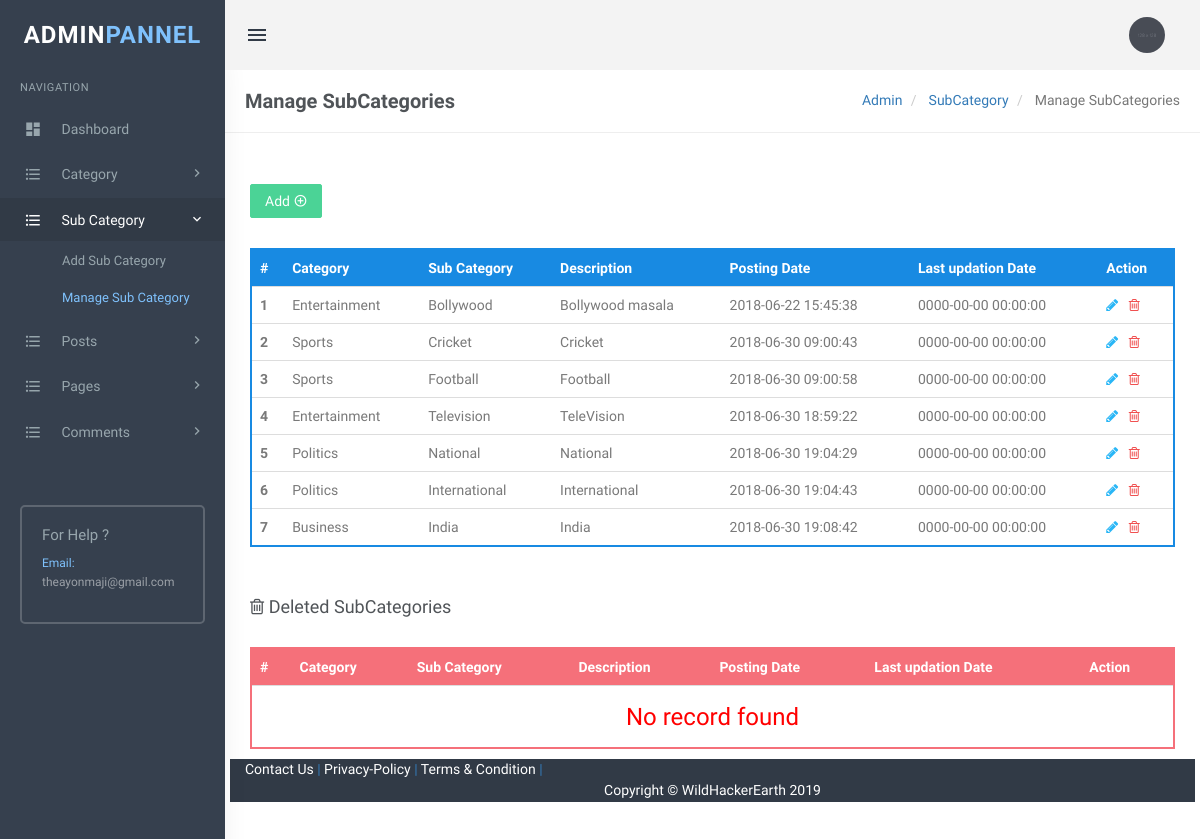
Page /admin/manage-subcategories.php (signed in) on the earlier database version.
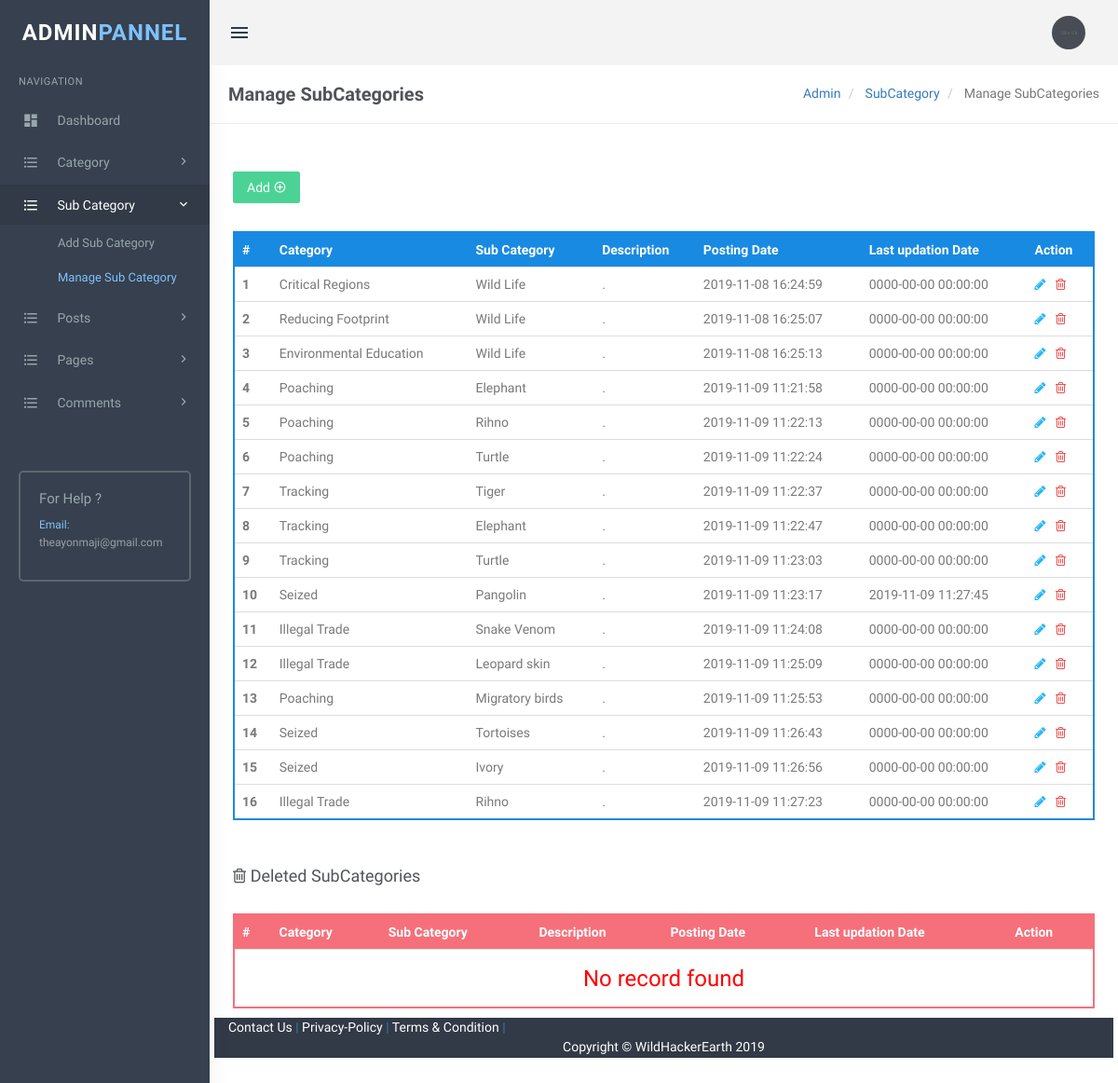
Same page on the later database version.
### tables this page shows
CREATE TABLE `tblsubcategory` (
  `SubCategoryId` int(11) NOT NULL,
  `CategoryId` int(11) DEFAULT NULL,
  `Subcategory` varchar(255) DEFAULT NULL,
  `SubCatDescription` mediumtext,
  `PostingDate` timestamp NOT NULL DEFAULT CURRENT_TIMESTAMP,
  `UpdationDate` timestamp NULL DEFAULT '0000-00-00 00:00:00' ON UPDATE CURRENT_TIMESTAMP,
  `Is_Active` int(1) DEFAULT NULL
);

CREATE TABLE `tblcategory` (
  `id` int(11) NOT NULL,
  `CategoryName` varchar(200) DEFAULT NULL,
  `Description` mediumtext,
  `PostingDate` timestamp NULL DEFAULT CURRENT_TIMESTAMP,
  `UpdationDate` timestamp NULL DEFAULT '0000-00-00 00:00:00' ON UPDATE CURRENT_TIMESTAMP,
  `Is_Active` int(1) DEFAULT NULL
);

### admin/manage-subcategories.php (the view, shortened to what the changed rows need)
<?php
include('includes/config.php');
if(strlen($_SESSION['login'])==0)
  {
header('location:index.php');
}
else{
?>
<!DOCTYPE html>
<html lang="en">
    <head>
        <link href="assets/css/bootstrap.min.css" rel="stylesheet" type="text/css" />
        <link href="assets/css/core.css" rel="stylesheet" type="text/css" />
        <link href="assets/css/components.css" rel="stylesheet" type="text/css" />
        <link href="assets/css/icons.css" rel="stylesheet" type="text/css" />
        <link href="assets/css/pages.css" rel="stylesheet" type="text/css" />
        <link href="assets/css/menu.css" rel="stylesheet" type="text/css" />
        <link href="assets/css/responsive.css" rel="stylesheet" type="text/css" />
		<link rel="stylesheet" href="../plugins/switchery/switchery.min.css">
    </head>
    <body class="fixed-left">
        <div id="wrapper">
            <div class="content-page">
                <div class="content">
                    <div class="container">
<div class="row">
                                    <div class="row">
										<div class="col-md-12">
											<div class="demo-box m-t-20">
												<div class="table-responsive">
                                                    <table class="table m-0 table-colored-bordered table-bordered-primary">
                                                        <thead>
                                                            <tr>
                                                                <th>#</th>
                                                                <th> Category</th>
                                                                <th>Sub Category</th>
                                                                <th>Description</th>
                                                                <th>Posting Date</th>
                                                                  <th>Last updation Date</th>
                                                                <th>Action</th>
                                                            </tr>
                                                        </thead>
                                                        <tbody>
<?php
$query=mysqli_query($con,"Select tblcategory.CategoryName as catname,tblsubcategory.Subcategory as subcatname,tblsubcategory.SubCatDescription as SubCatDescription,tblsubcategory.PostingDate as subcatpostingdate,tblsubcategory.UpdationDate as subcatupdationdate,tblsubcategory.SubCategoryId as subcatid from tblsubcategory join tblcategory on tblsubcategory.CategoryId=tblcategory.id where tblsubcategory.Is_Active=1");
$cnt=1;
$rowcount=mysqli_num_rows($query);
if($rowcount==0)
{
?>
<tr>
<td colspan="7" align="center"><h3 style="color:red">No record found</h3></td>
<tr>
<?php
} else {
while($row=mysqli_fetch_array($query))
{
?>
 <tr>
<th scope="row"><?php echo htmlentities($cnt);?></th>
<td><?php echo htmlentities($row['catname']);?></td>
<td><?php echo htmlentities($row['subcatname']);?></td>
<td><?php echo htmlentities($row['SubCatDescription']);?></td>
<td><?php echo htmlentities($row['subcatpostingdate']);?></td>
<td><?php echo htmlentities($row['subcatupdationdate']);?></td>
<td><a href="edit-subcategory.php?scid=<?php echo htmlentities($row['subcatid']);?>"><i class="fa fa-pencil" style="color: #29b6f6;"></i></a>
	&nbsp;<a href="manage-subcategories.php?scid=<?php echo htmlentities($row['subcatid']);?>&&action=del"> <i class="fa fa-trash-o" style="color: #f05050"></i></a> </td>
</tr>
<?php
$cnt++;
 }} ?>
</tbody>
                                                    </table>
                                                </div>
											</div>
										</div>
									</div>
<div class="row">
<div class="col-md-12">
<div class="demo-box m-t-20">
<div class="table-responsive">
   <table class="table m-0 table-colored-bordered table-bordered-danger">
                                                        <thead>
                                                            <tr>
                                                                <th>#</th>
                                                                <th> Category</th>
                                                                <th>Sub Category</th>
                                                                <th>Description</th>
                                                                <th>Posting Date</th>
                                                                  <th>Last updation Date</th>
                                                                <th>Action</th>
                                                            </tr>
                                                        </thead>
                                                    </table>
                                                </div>
											</div>
										</div>
									</div>
                    </div>
                </div>
            </div>
        </div>
    </body>
</html>
<?php } ?>

Differences in the rows shown:
no longer on this page (row edited): tblsubcategory: CategoryId.CategoryName "Entertainment", Subcategory "Bollywood", SubCatDescription "Bollywood masala", PostingDate "2018-06-22 15:45:38", UpdationDate "0000-00-00 00:00:00"
no longer on this page (row edited): tblsubcategory: CategoryId.CategoryName "Sports", Subcategory "Cricket", SubCatDescription "Cricket", PostingDate "2018-06-30 09:00:43", UpdationDate "0000-00-00 00:00:00"
no longer on this page (row edited): tblsubcategory: CategoryId.CategoryName "Sports", Subcategory "Football", SubCatDescription "Football", PostingDate "2018-06-30 09:00:58", UpdationDate "0000-00-00 00:00:00"
no longer on this page (row edited): tblsubcategory: CategoryId.CategoryName "Entertainment", Subcategory "Television", SubCatDescription "TeleVision", PostingDate "2018-06-30 18:59:22", UpdationDate "0000-00-00 00:00:00"
no longer on this page (row edited): tblsubcategory: CategoryId.CategoryName "Politics", Subcategory "National", SubCatDescription "National", PostingDate "2018-06-30 19:04:29", UpdationDate "0000-00-00 00:00:00"
no longer on this page (row edited): tblsubcategory: CategoryId.CategoryName "Politics", Subcategory "International", SubCatDescription "International", PostingDate "2018-06-30 19:04:43", UpdationDate "0000-00-00 00:00:00"
no longer on this page (row edited): tblsubcategory: CategoryId.CategoryName "Business", Subcategory "India", SubCatDescription "India", PostingDate "2018-06-30 19:08:42", UpdationDate "0000-00-00 00:00:00"
added tblsubcategory: CategoryId.CategoryName "Critical Regions", Subcategory "Wild Life", SubCatDescription ".", PostingDate "2019-11-08 16:24:59", UpdationDate "0000-00-00 00:00:00"
added tblsubcategory: CategoryId.CategoryName "Reducing Footprint", Subcategory "Wild Life", SubCatDescription ".", PostingDate "2019-11-08 16:25:07", UpdationDate "0000-00-00 00:00:00"
added tblsubcategory: CategoryId.CategoryName "Environmental Education", Subcategory "Wild Life", SubCatDescription ".", PostingDate "2019-11-08 16:25:13", UpdationDate "0000-00-00 00:00:00"
added tblsubcategory: CategoryId.CategoryName "Poaching", Subcategory "Elephant", SubCatDescription ".", PostingDate "2019-11-09 11:21:58", UpdationDate "0000-00-00 00:00:00"
added tblsubcategory: CategoryId.CategoryName "Poaching", Subcategory "Rihno", SubCatDescription ".", PostingDate "2019-11-09 11:22:13", UpdationDate "0000-00-00 00:00:00"
added tblsubcategory: CategoryId.CategoryName "Poaching", Subcategory "Turtle", SubCatDescription ".", PostingDate "2019-11-09 11:22:24", UpdationDate "0000-00-00 00:00:00"
added tblsubcategory: CategoryId.CategoryName "Tracking", Subcategory "Tiger", SubCatDescription ".", PostingDate "2019-11-09 11:22:37", UpdationDate "0000-00-00 00:00:00"
added tblsubcategory: CategoryId.CategoryName "Tracking", Subcategory "Elephant", SubCatDescription ".", PostingDate "2019-11-09 11:22:47", UpdationDate "0000-00-00 00:00:00"
added tblsubcategory: CategoryId.CategoryName "Tracking", Subcategory "Turtle", SubCatDescription ".", PostingDate "2019-11-09 11:23:03", UpdationDate "0000-00-00 00:00:00"
added tblsubcategory: CategoryId.CategoryName "Seized", Subcategory "Pangolin", SubCatDescription ".", PostingDate "2019-11-09 11:23:17", UpdationDate "2019-11-09 11:27:45"
added tblsubcategory: CategoryId.CategoryName "Illegal Trade", Subcategory "Snake Venom", SubCatDescription ".", PostingDate "2019-11-09 11:24:08", UpdationDate "0000-00-00 00:00:00"
added tblsubcategory: CategoryId.CategoryName "Illegal Trade", Subcategory "Leopard skin", SubCatDescription ".", PostingDate "2019-11-09 11:25:09", UpdationDate "0000-00-00 00:00:00"
added tblsubcategory: CategoryId.CategoryName "Poaching", Subcategory "Migratory birds", SubCatDescription ".", PostingDate "2019-11-09 11:25:53", UpdationDate "0000-00-00 00:00:00"
added tblsubcategory: CategoryId.CategoryName "Seized", Subcategory "Tortoises", SubCatDescription ".", PostingDate "2019-11-09 11:26:43", UpdationDate "0000-00-00 00:00:00"
added tblsubcategory: CategoryId.CategoryName "Seized", Subcategory "Ivory", SubCatDescription ".", PostingDate "2019-11-09 11:26:56", UpdationDate "0000-00-00 00:00:00"
added tblsubcategory: CategoryId.CategoryName "Illegal Trade", Subcategory "Rihno", SubCatDescription ".", PostingDate "2019-11-09 11:27:23", UpdationDate "0000-00-00 00:00:00"
